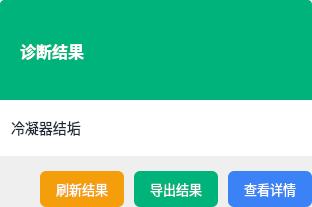
      <widget class="QWidget" name="page_diagnosis">
       <property name="styleSheet">
        <string notr="true">QWidget#page_diagnosis {
    background-color: #f7f9fc; /* 页面整体浅灰背景 */
}
/* 诊断结果标题栏：绿色背景 + 高度固定 + 白色文字 */
QLabel#label_diagnosis_title {
    background-color: #00b37a; /* 匹配参考图的绿色 */
    font-size: 16px;
    font-weight: bold;
    color: white;
    padding: 0 15px; /* 左右留白，上下靠固定高度撑 */
    height: 40px; /* 固定标题栏高度 */
    line-height: 40px; /* 文字垂直居中 */
    border: 1px solid #00b37a; /* 标题栏边框和背景同色 */
    border-bottom: none; /* 去掉标题栏底部边框，和内容区衔接 */
    border-top-left-radius: 4px;
    border-top-right-radius: 4px;
}
/* 诊断结果内容区：白色背景 + 绿色边框 */
QWidget#widget_diagnosis_content {
    background-color: #ffffff; /* 白色背景 */
    border: 1px solid #00b37a; /* 绿色边框，匹配标题栏 */
    padding: 15px;
    margin: 20px 20px 20px 20px;
    border-bottom-left-radius: 4px;
    border-bottom-right-radius: 4px;
}
/* 诊断结果文本标签 */
QLabel#label_diagnosis_result {
    font-size: 14px;
    color: #1f2937;
    padding: 8px;
    background-color: #ffffff; /* 纯黑底，和内容区一致 */
    border: none; /* 去掉原有边框 */
    min-height: 40px;
}
/* 按钮样式（保持统一） */
QPushButton {
    background-color: #3b82f6;
    color: white;
    border: none;
    border-radius: 6px;
    padding: 8px 16px;
    font-size: 13px;
}
QPushButton:hover {
    background-color: #2563eb;
}
QPushButton#btn_refresh_result {
    background-color: #f59e0b;
}
QPushButton#btn_export_result {
    background-color: #00b37a; /* 按钮绿色和边框一致 */
}</string>
       </property>
       <layout class="QVBoxLayout" name="verticalLayout_diagnosis">
        <property name="spacing">
         <number>0</number>
        </property>
        <property name="margin" stdset="0">
         <number>0</number>
        </property>
        <item>
         <widget class="QLabel" name="label_diagnosis_title">
          <property name="minimumSize">
           <size>
            <width>0</width>
            <height>100</height>
           </size>
          </property>
          <property name="maximumSize">
           <size>
            <width>16777215</width>
            <height>100</height>
           </size>
          </property>
          <property name="text">
           <string>诊断结果</string>
          </property>
          <property name="alignment">
           <set>Qt::AlignmentFlag::AlignLeading|Qt::AlignmentFlag::AlignLeft|Qt::AlignmentFlag::AlignVCenter</set>
          </property>
         </widget>
        </item>
        <item>
         <layout class="QVBoxLayout" name="verticalLayout_diagnosis_content">
          <property name="spacing">
           <number>15</number>
          </property>
          <property name="sizeConstraint">
           <enum>QLayout::SizeConstraint::SetDefaultConstraint</enum>
          </property>
          <property name="margin" stdset="0">
           <number>0</number>
          </property>
          <item>
           <widget class="QLabel" name="label_diagnosis_result">
            <property name="sizePolicy">
             <sizepolicy hsizetype="Preferred" vsizetype="Expanding">
              <horstretch>0</horstretch>
              <verstretch>0</verstretch>
             </sizepolicy>
            </property>
            <property name="text">
             <string>冷凝器结垢</string>
            </property>
            <property name="alignment">
             <set>Qt::AlignmentFlag::AlignLeading|Qt::AlignmentFlag::AlignLeft|Qt::AlignmentFlag::AlignVCenter</set>
            </property>
           </widget>
          </item>
          <item>
           <layout class="QHBoxLayout" name="horizontalLayout_diagnosis_btn">
            <property name="spacing">
             <number>10</number>
            </property>
            <item>
             <spacer name="horizontalSpacer_diagnosis_btn">
              <property name="orientation">
               <enum>Qt::Orientation::Horizontal</enum>
              </property>
              <property name="sizeHint" stdset="0">
               <size>
                <width>40</width>
                <height>20</height>
               </size>
              </property>
             </spacer>
            </item>
            <item>
             <widget class="QPushButton" name="btn_refresh_result">
              <property name="text">
               <string>刷新结果</string>
              </property>
             </widget>
            </item>
            <item>
             <widget class="QPushButton" name="btn_export_result">
              <property name="text">
               <string>导出结果</string>
              </property>
             </widget>
            </item>
            <item>
             <widget class="QPushButton" name="btn_detail">
              <property name="text">
               <string>查看详情</string>
              </property>
             </widget>
            </item>
           </layout>
          </item>
         </layout>
        </item>
       </layout>
      </widget>
